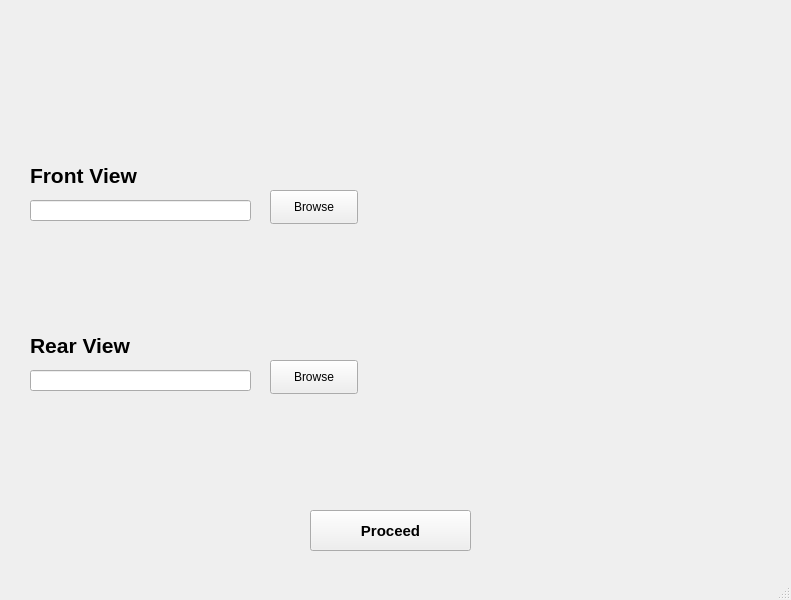
<?xml version="1.0" encoding="UTF-8"?>
<ui version="4.0">
 <class>MainWindow</class>
 <widget class="QMainWindow" name="MainWindow">
  <property name="geometry">
   <rect>
    <x>0</x>
    <y>0</y>
    <width>791</width>
    <height>600</height>
   </rect>
  </property>
  <property name="acceptDrops">
   <bool>false</bool>
  </property>
  <property name="windowTitle">
   <string>CashCheck - Import Currency Images</string>
  </property>
  <property name="windowIcon">
   <iconset>
    <normaloff>../Assets/Logo.png</normaloff>../Assets/Logo.png</iconset>
  </property>
  <property name="autoFillBackground">
   <bool>false</bool>
  </property>
  <widget class="QWidget" name="centralwidget">
   <widget class="QLabel" name="label">
    <property name="geometry">
     <rect>
      <x>0</x>
      <y>0</y>
      <width>791</width>
      <height>91</height>
     </rect>
    </property>
    <property name="text">
     <string/>
    </property>
    <property name="pixmap">
     <pixmap>../Assets/Logo.png</pixmap>
    </property>
   </widget>
   <widget class="QLabel" name="label_2">
    <property name="geometry">
     <rect>
      <x>30</x>
      <y>160</y>
      <width>111</width>
      <height>31</height>
     </rect>
    </property>
    <property name="font">
     <font>
      <family>Ubuntu</family>
      <pointsize>16</pointsize>
      <weight>75</weight>
      <bold>true</bold>
     </font>
    </property>
    <property name="text">
     <string>Front View</string>
    </property>
   </widget>
   <widget class="QLineEdit" name="lineEdit">
    <property name="geometry">
     <rect>
      <x>30</x>
      <y>200</y>
      <width>221</width>
      <height>21</height>
     </rect>
    </property>
    <property name="autoFillBackground">
     <bool>false</bool>
    </property>
    <property name="styleSheet">
     <string notr="true">lineEdit-&gt;setStyleSheet(&quot;QLineEdit {background-color: white;}&quot;);
</string>
    </property>
    <property name="text">
     <string/>
    </property>
    <property name="frame">
     <bool>true</bool>
    </property>
   </widget>
   <widget class="QPushButton" name="pushButton">
    <property name="geometry">
     <rect>
      <x>270</x>
      <y>190</y>
      <width>88</width>
      <height>34</height>
     </rect>
    </property>
    <property name="text">
     <string>Browse</string>
    </property>
   </widget>
   <widget class="QLabel" name="label_3">
    <property name="geometry">
     <rect>
      <x>30</x>
      <y>330</y>
      <width>111</width>
      <height>31</height>
     </rect>
    </property>
    <property name="font">
     <font>
      <family>Ubuntu</family>
      <pointsize>16</pointsize>
      <weight>75</weight>
      <bold>true</bold>
     </font>
    </property>
    <property name="text">
     <string>Rear View</string>
    </property>
   </widget>
   <widget class="QLineEdit" name="lineEdit_2">
    <property name="geometry">
     <rect>
      <x>30</x>
      <y>370</y>
      <width>221</width>
      <height>21</height>
     </rect>
    </property>
    <property name="autoFillBackground">
     <bool>false</bool>
    </property>
    <property name="styleSheet">
     <string notr="true">lineEdit_2-&gt;setStyleSheet(&quot;QLineEdit {background-color: white;}&quot;);
</string>
    </property>
    <property name="text">
     <string/>
    </property>
    <property name="frame">
     <bool>true</bool>
    </property>
   </widget>
   <widget class="QPushButton" name="pushButton_2">
    <property name="geometry">
     <rect>
      <x>270</x>
      <y>360</y>
      <width>88</width>
      <height>34</height>
     </rect>
    </property>
    <property name="text">
     <string>Browse</string>
    </property>
   </widget>
   <widget class="QPushButton" name="pushButton_3">
    <property name="geometry">
     <rect>
      <x>310</x>
      <y>510</y>
      <width>161</width>
      <height>41</height>
     </rect>
    </property>
    <property name="font">
     <font>
      <pointsize>11</pointsize>
      <weight>75</weight>
      <bold>true</bold>
     </font>
    </property>
    <property name="text">
     <string>Proceed</string>
    </property>
   </widget>
   <widget class="QLabel" name="label_4">
    <property name="geometry">
     <rect>
      <x>460</x>
      <y>150</y>
      <width>271</width>
      <height>111</height>
     </rect>
    </property>
    <property name="text">
     <string/>
    </property>
    <property name="scaledContents">
     <bool>true</bool>
    </property>
   </widget>
   <widget class="QLabel" name="label_5">
    <property name="geometry">
     <rect>
      <x>450</x>
      <y>330</y>
      <width>271</width>
      <height>111</height>
     </rect>
    </property>
    <property name="text">
     <string/>
    </property>
    <property name="scaledContents">
     <bool>true</bool>
    </property>
   </widget>
  </widget>
  <widget class="QStatusBar" name="statusbar"/>
 </widget>
 <resources/>
 <connections/>
</ui>
